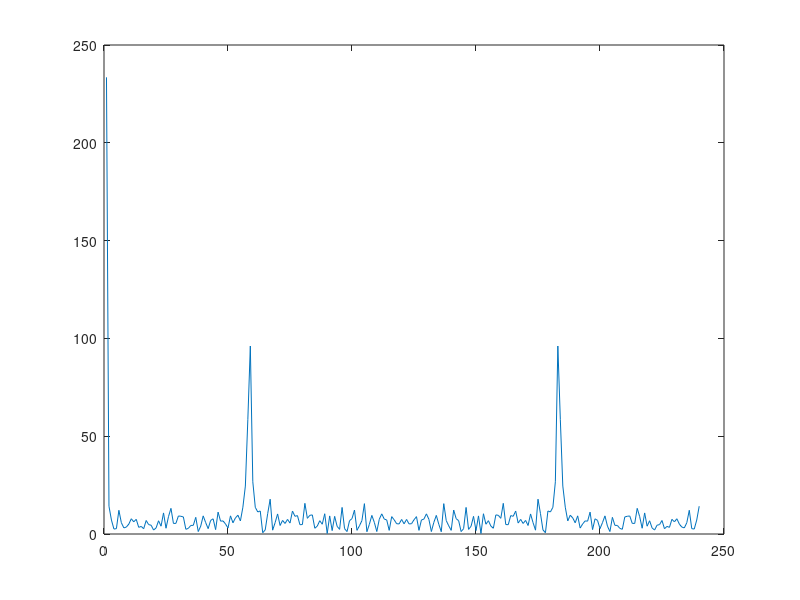

Here is the MATLAB script that generated this plot: (Note: this script raises an error after producing the figure.)
%clc, clear all
t = 0:0.001:0.239;
s = (cos(2*pi*1000*t)+cos(2*pi*240*t));
r = 0.5*randn(1,size(t,2));
sinal = s + r;
plot(abs(fft(sinal)))
%xlim([0,0.1])

%%
Y = fft(x(1:120,120));
L = 120;
NFFT = 2^nextpow2(L); % Next power of 2 from length of y
Fs = 1000;                    % Sampling frequency
f = Fs/2*linspace(0,1,NFFT/2+1);
plot(2*abs(Y(1:NFFT/2+1)))
%%


a = sum(Tdr([90 92],:,:));




